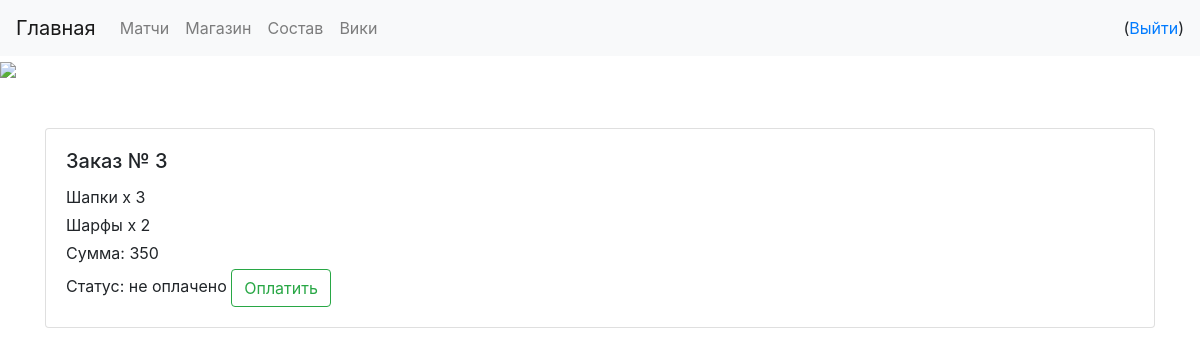
The page /orders/3 (signed in) on the database its author committed.
### models.py (models this page shows, shortened)
class Orders(db.Model):
    id = db.Column(db.Integer, primary_key=True)
    scarve = db.Column(db.String(80), unique=False, nullable=False)
    hat = db.Column(db.String(80), unique=False, nullable=False)
    sum = db.Column(db.String(80), unique=False, nullable=False)
    result = db.Column(db.Boolean, unique=False, nullable=False)
    user_id = db.Column(db.Integer, db.ForeignKey('user.id'), nullable=False)
    user = db.relationship('User', backref=db.backref('orders_list', lazy=True))

### controller.py (the view)
    @app.route('/orders/<int:id>')
    def orders_view(id: int):
        if not auth.is_authorized():
            return redirect('/login')
        orders = Orders.query.filter_by(id=id).first()
        user = orders.user
        if auth.get_user().id != user.id:
            abort(403)
        return render_template(
            'orders_view.html',
            title='Заказ № ' + str(orders.id),
            orders=orders,
            user=user
        )

### extra/auth.py (called while the page is built)
def get_user():
    user_id = session.get('user_id')
    if not user_id:
        return None
    user = User.query.filter_by(id=user_id).first()
    return user

def is_authorized():
    return bool(session.get('user_id'))

### templates/orders_view.html (shortened to what this page needs)
{% extends "__base_template.html" %}
{% block content %}
<div class="card">
    <div class="card-body">
        <h5 class="card-title">Заказ № {{ orders.id }}</h5>
        <div class="card-text mb-1">
            Шапки x {{ orders.hat }}
        </div>
        <div class="card-text mb-1">
            Шарфы х {{ orders.scarve }}
        </div>
        <div class="card-text mb-1">
            Сумма:
            {{ orders.sum }}
        </div>
        {% if not orders.result %}
        Статус: не оплачено
        <a class="btn btn-outline-success" href="/pay/{{ orders.id }}">Оплатить</a>
        {% endif %}
    </div>
</div>
{% endblock %}

### templates/__base_template.html (style rules this page uses)
body { background-repeat: no-repeat; background-color: #FFFFFF; }

### rows shown on the page
Orders: id "3", hat "3", scarve "2", sum "350"
